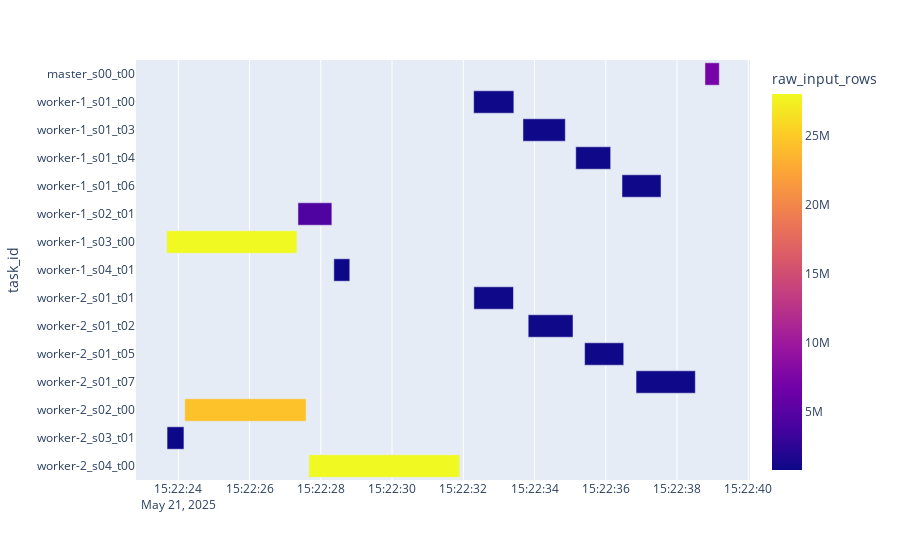

The notebook cell saved with this chart:
### Code cell
vt.drawQuery("","qq_un2", True)

### Figure 1 — Plotly figure (JSON) as saved in the notebook; plotly's stock layout.template omitted (floating-point values rounded to 4 significant figures)
{"data": [{"alignmentgroup": "True", "base": ["2025-05-21T15:22:33.676000", "2025-05-21T15:22:27.359000", "2025-05-21T15:22:23.674000", "2025-05-21T15:22:36.456000", "2025-05-21T15:22:35.158000", "2025-05-21T15:22:28.366000", "2025-05-21T15:22:32.292000", "2025-05-21T15:22:32.297000", "2025-05-21T15:22:23.684000", "2025-05-21T15:22:35.407000", "2025-05-21T15:22:24.181000", "2025-05-21T15:22:33.823000", "2025-05-21T15:22:27.666000", "2025-05-21T15:22:36.851000", "2025-05-21T15:22:38.785000"], "customdata": [[1.19, 903258, 900073, 56], [0.95, 4424506, 369973, 16], [3.66, 28028847, 2344129, 16], [1.1, 903206, 899995, 56], [0.98, 903217, 899965, 56], [0.45, 772144, 64532, 16], [1.13, 903222, 899961, 56], [1.11, 903277, 900030, 56], [0.47, 772144, 64532, 16], [1.1, 903337, 900051, 56], [3.41, 24376485, 2038688, 16], [1.26, 903183, 899897, 56], [4.23, 28028847, 2344129, 16], [1.66, 903283, 900028, 56], [0.4, 7200000, 1, 9]], "hovertemplate": "<b>%{hovertext}</b><br><br>start=%{base}<br>end=%{x}<br>durSecs=%{customdata[0]}<br>raw_input_rows=%{marker.color:,d}<br>output_rows=%{customdata[2]:,d}<br>splits=%{customdata[3]:,d}<extra></extra>", "hovertext": ["worker-1_s01_t03", "worker-1_s02_t01", "worker-1_s03_t00", "worker-1_s01_t06", "worker-1_s01_t04", "worker-1_s04_t01", "worker-1_s01_t00", "worker-2_s01_t01", "worker-2_s03_t01", "worker-2_s01_t05", "worker-2_s02_t00", "worker-2_s01_t02", "worker-2_s04_t00", "worker-2_s01_t07", "master_s00_t00"], "legendgroup": "", "marker": {"color": [903258, 4424506, 28028847, 903206, 903217, 772144, 903222, 903277, 772144, 903337, 24376485, 903183, 28028847, 903283, 7200000], "coloraxis": "coloraxis", "pattern": {"shape": ""}}, "name": "", "offsetgroup": "", "orientation": "h", "showlegend": false, "textposition": "auto", "type": "bar", "x": [1189, 952, 3656, 1096, 980, 448, 1128, 1112, 474, 1098, 3407, 1258, 4233, 1664, 403], "xaxis": "x", "y": ["worker-1_s01_t03", "worker-1_s02_t01", "worker-1_s03_t00", "worker-1_s01_t06", "worker-1_s01_t04", "worker-1_s04_t01", "worker-1_s01_t00", "worker-2_s01_t01", "worker-2_s03_t01", "worker-2_s01_t05", "worker-2_s02_t00", "worker-2_s01_t02", "worker-2_s04_t00", "worker-2_s01_t07", "master_s00_t00"], "yaxis": "y"}], "layout": {"autosize": true, "barmode": "overlay", "coloraxis": {"colorbar": {"title": {"text": "raw_input_rows"}}, "colorscale": [[0, "#0d0887"], [0.1111, "#46039f"], [0.2222, "#7201a8"], [0.3333, "#9c179e"], [0.4444, "#bd3786"], [0.5556, "#d8576b"], [0.6667, "#ed7953"], [0.7778, "#fb9f3a"], [0.8889, "#fdca26"], [1, "#f0f921"]]}, "legend": {"tracegroupgap": 0}, "margin": {"t": 60}, "xaxis": {"anchor": "y", "autorange": true, "domain": [0, 1], "range": ["2025-05-21 15:22:22.8121", "2025-05-21 15:22:40.0499"], "type": "date"}, "yaxis": {"anchor": "x", "autorange": true, "categoryorder": "category descending", "domain": [0, 1], "range": [-0.5, 14.5], "title": {"text": "task_id"}, "type": "category"}}}
